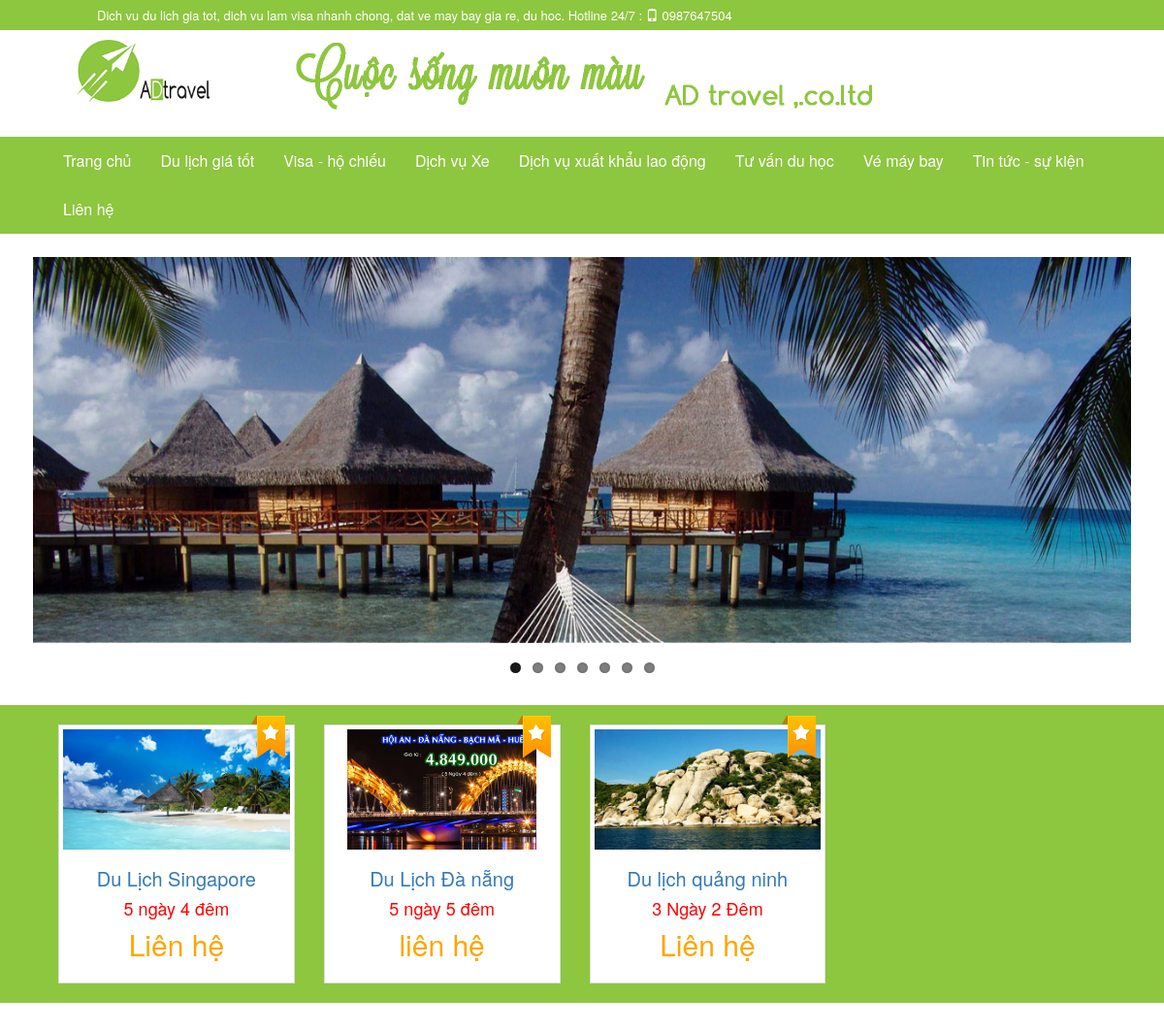
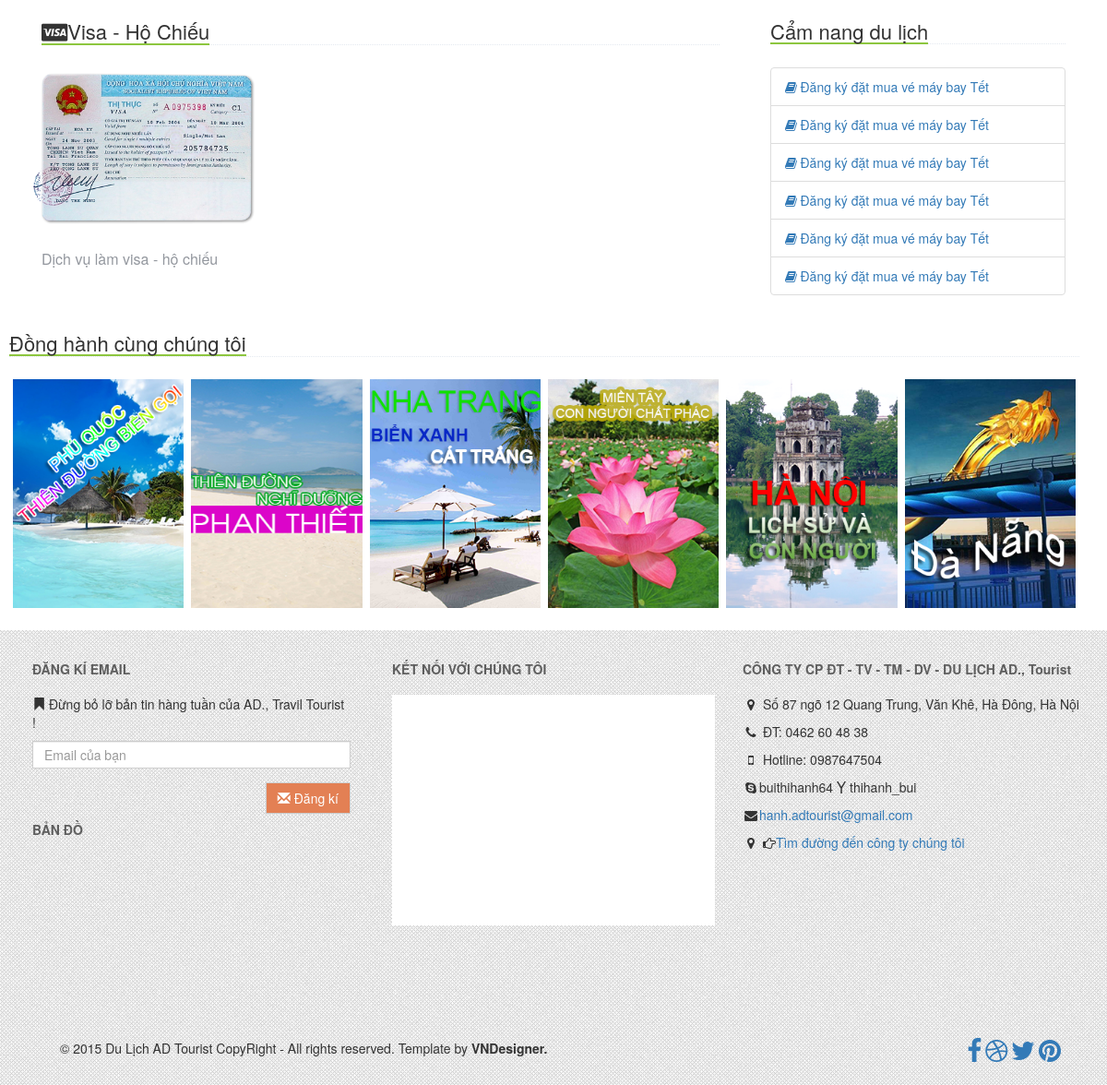
The page / on the database its author committed (2 pictures, top to bottom).
### tables this page shows
CREATE TABLE IF NOT EXISTS `tour_content` (
  `tour_content_code` int(11) NOT NULL AUTO_INCREMENT,
  `tour_region_code` int(11) NOT NULL,
  `title` varchar(255) NOT NULL,
  `time` varchar(20) NOT NULL,
  `total_cost` varchar(255) NOT NULL,
  `content` text,
  `content_cost` text,
  `description` varchar(255) DEFAULT NULL,
  `image` varchar(100) DEFAULT NULL,
  `update_at` datetime NOT NULL,
  `create_at` datetime NOT NULL,
  `tour_country_code` int(11) NOT NULL,
  `policy` text NOT NULL,
  PRIMARY KEY (`tour_content_code`)
);

CREATE TABLE IF NOT EXISTS `passport_visa_offers` (
  `passport_visa_offer_code` int(11) NOT NULL AUTO_INCREMENT,
  `passport_visa_code` int(11) NOT NULL,
  `title` varchar(255) NOT NULL,
  `description` varchar(255) NOT NULL,
  `content` text NOT NULL,
  `image` varchar(100) NOT NULL,
  `update_at` datetime NOT NULL,
  `create_at` datetime NOT NULL,
  PRIMARY KEY (`passport_visa_offer_code`)
);

CREATE TABLE IF NOT EXISTS `partners` (
  `partner_code` int(11) NOT NULL AUTO_INCREMENT,
  `partner_image` varchar(255) NOT NULL,
  `partner_link` varchar(255) NOT NULL,
  PRIMARY KEY (`partner_code`)
);

### controllers/home/index.php (called while the page is built, shortened)
<?php
	$tour = get_all('tour_content');
	$visa = get_all('passport_visa_offers');
	$partner = get_all('partners');
	require_once(BASEPATH.'view/home/index.php');
 ?>

### model/database.php (called while the page is built, shortened)
<?php
function get_all($table,$select = '*'){
	$sql = "SELECT $select FROM $table";
	$query = mysql_query($sql) or die(mysql_error());
	$data = array();
	if(mysql_num_rows($query) > 0)
	{
		while($row = mysql_fetch_assoc($query))
			$data[] = $row;
	}
	return $data;
}
?>

### view/home/show_tour.php (the view)
<?php
  foreach($tour as $value):
 ?>
<div class="col-md-3 tour">
    <div class="thumbnail tour_detail">
    	<a  href='index.php?controller=tour&amp;action=tour_detail&amp;tour_content_code=<?php echo $value["tour_content_code"] ?>'><img class="overimg"  src=<?php echo $value['image'] ?> alt="" class="responsive-img" /></a>
            <div class="caption">
               		<h4 class="text-center tour_title">
                  		<a href='index.php?controller=tour&amp;action=tour_detail&amp;tour_content_code=<?php echo $value["tour_content_code"] ?>'><?php echo $value['title'] ?></a>
               		</h4>
               		<h4 class="text-center tour_time">
               			  <?php echo $value['time'] ?>
               		</h4>
               		<h4 class="text-center tour_cost">
               			  <?php echo $value['total_cost'] ?>
               		</h4>
               </div>
    </div>
</div>
<?php endforeach ?>

### index.php (shortened to what this page needs)
<?php require_once('model/database.php'); ?>
<?php
if(isset($_GET['controller'])) $controller = $_GET['controller'];
else $controller = 'home';
if(isset($_GET['action'])) $action = $_GET['action'];
else $action = 'index';
$file = 'controllers/'.$controller.'/'.$action.'.php';
if(file_exists($file))
{
	require($file);
}
else
	echo 'error';
 ?>

### layout/head.php (shortened to what this page needs)
<!DOCTYPE html>
<html>
<head>
	<link rel="stylesheet" type="text/css" href='asset/css/bootstrap.min.css' />
	<link rel="stylesheet" type="text/css" href="asset/css/font-awesome.min.css">
	<link rel="stylesheet" type="text/css" href="asset/css/flexslider.css">
	<link rel="stylesheet" type="text/css" href="asset/css/style.css" />
</head>
<body>

### layout/header.php
<header>
	<div class="container-fluid top-bar-container">
		<div class="row">
       		<div class="col-md-12 col-top-bar">
           		<div class="top-bar">
                	<h1 class="top-bar-text"> Dich vu du lich gia tot, dich vu lam visa nhanh chong, dat ve may bay gia re, du hoc. Hotline 24/7 : <span><i class="glyphicon glyphicon-phone"></i>&nbsp;0987647504</span></h1>
                </div>
            </div>
        </div>
		<div class="row row-logo">
			<div  class="col-md-3" >
				<div class="logo">
					<a href="index.php">
                    	<img class="img-responsive" src="asset/image/common/logo.png" alt="Logo" />
                 	</a>
                 </div>
			</div>
			<div class="col-md-9 ">
				<img class="img-responsive" src="asset/image/common/banner.png" width="600" alt="banner" />
			</div>
		</div>
	</div>
</header>

### layout/navigation.php (shortened to what this page needs)
 <nav class="navbar navbar-default">
  <div class="container-fluid">
    <div class="collapse navbar-collapse" id="bs-example-navbar-collapse-1">
      <ul class="nav navbar-nav nav-center">
        <li>
  			<a href="index.php">Trang chủ</a>
        </li>
        <li class="dropdown">
          <a href="index.php?controller=tour" class="dropdown-toggle disabled" data-toggle="dropdown" role="button" aria-expanded="false">Du lịch giá tốt</a>
        </li>
        <li class="dropdown">
          <a href="index.php?controller=visa&amp;action=servicevisa" class="dropdown-toggle disabled" data-toggle="dropdown" role="button" aria-expanded="false">Visa - hộ chiếu</a>
        </li>
        <li>
          <a href="#" >Dịch vụ Xe</a>
        </li>
        <li>
          <a href="#" >Dịch vụ xuất khẩu lao động</a>
        </li>
        <li class="dropdown">
          <a href="#" class="dropdown-toggle" data-toggle="dropdown" role="button" aria-expanded="false">Tư vấn du học</a>
        </li>
        <li class="dropdown">
          <a href="#" class="dropdown-toggle" data-toggle="dropdown" role="button" aria-expanded="false">Vé máy bay</a>
        </li>
        <li class="dropdown">
          <a href="#" class="dropdown-toggle" data-toggle="dropdown" role="button" aria-expanded="false">Tin tức - sự kiện</a>
        </li>
        <li>
  			<a href="#">Liên hệ</a>
        </li>
      </ul>
    </div>
  </div>
</nav>

### layout/slider.php (shortened to what this page needs)
<div class="container-fluid">
	<div class="row">
		<div class="col-md-12">
			<div class="slider">
			<div class="flexslider">
				<ul class="slides">
					<li><img src="asset/image/slides/slider2.jpg" class="img-responsive" /> </li>
				</ul>
			</div>
			</div>
		</div>
	</div>
</div>

### view/home/index.php
<?php require_once('layout/head.php');?>
<?php require_once('layout/header.php'); ?>
<?php require_once('layout/navigation.php'); ?>
<?php require_once('layout/slider.php'); ?>
<div class="container-fluid tour-visa-new">
	<div class="row show_tour">
		<?php require_once(BASEPATH.'view/home/show_tour.php'); ?>
	</div>
	<div class="row show_visa_news">
		<?php require_once(BASEPATH.'view/home/show_visa_news.php'); ?>
	</div>
	<div class="row partner">
		<?php require_once(BASEPATH.'view/home/show_partner.php'); ?>
	</div>
</div>
<?php require_once('layout/footer.php'); ?>

### view/home/show_visa_news.php
<div class="col-md-8 visas-wrap">
	<div class="row visa_title">
		<h2><i class="fa fa-cc-visa"></i>Visa - Hộ Chiếu</h2>
	</div>
	<div class="row visa_content">
		<?php foreach ($visa as $value):?>
			<div class="col-md-4 col-sm-4 col-xs-6 visa-col">
				<div class="thumbnail visa-wrap">
					<a href="index.php?controller=visa&amp;action=servicevisa&amp;passport_visa_code=<?php echo $value['passport_visa_code']; ?>&amp;pass_offer=<?php echo $value['passport_visa_offer_code'] ?>"><img src=<?php echo $value['image'] ?> class="responsive-img overimg"></a>
					<div class="caption">
					<h3><a href="#"><?php echo $value['title'] ?></a></h3>
				</div>
			</div>
		</div>
		<?php endforeach ?>
	</div>
</div>
<div class="col-md-4 news-wrap">
	<div class="row news_title">
		<h2>Cẩm nang du lịch</h2>
	</div>
	<div class="row news_content" >
	<ul class="list-group">
		<li class="list-group-item"><a href="#"><i class="fa fa-book">&nbsp;</i>Đăng ký đặt mua vé máy bay Tết</a></li>
		<li class="list-group-item"><a href="#"><i class="fa fa-book">&nbsp;</i>Đăng ký đặt mua vé máy bay Tết</a></li>
		<li class="list-group-item"><a href="#"><i class="fa fa-book">&nbsp;</i>Đăng ký đặt mua vé máy bay Tết</a></li>
		<li class="list-group-item"><a href="#"><i class="fa fa-book">&nbsp;</i>Đăng ký đặt mua vé máy bay Tết</a></li>
		<li class="list-group-item"><a href="#"><i class="fa fa-book">&nbsp;</i>Đăng ký đặt mua vé máy bay Tết</a></li>
		<li class="list-group-item"><a href="#"><i class="fa fa-book">&nbsp;</i>Đăng ký đặt mua vé máy bay Tết</a></li>
	</ul>
	</div>
</div>

### view/home/show_partner.php
<div class="col-md-12 partner_wrap">
	<div class="partner_title row">
		<h3>Đồng hành cùng chúng tôi</h3>
	</div>
	<div class="partner_slide row">
		<div class="partner_slide_wrap">
			<?php foreach ($partner as $key) {
				echo '<div class="thumbnail col-md-2 col-xs-2 col-sm-2">';
					echo '<a href='.$key['partner_link'].'>'.'<img src="'.$key['partner_image'].'" class="overimg"></a>';
				echo '</div>';
			} ?>
		</div>
	</div>
</div>

### layout/footer.php (shortened to what this page needs)
<footer>
	<div class="container-fluid">
		<div class="row footer-top">
			<div class="col-md-4 footer-left">
				<div class="row">
					<h4 class="footer-title-lt">ĐĂNG KÍ EMAIL</h4>
					<p><i class="glyphicon glyphicon-bookmark"></i>&nbsp;Đừng bỏ lỡ bản tin hàng tuần của AD., Travil Tourist !</p>
					<form>
						<div class="form-group">
							<input type="email" class="form-control form-mail" placeholder="Email của bạn">
						</div>
						<button type="submit" class="btn btn-default btn-send-email pull-right"><i class="glyphicon glyphicon-envelope"></i>&nbsp;Đăng kí</button>
					</form>
				</div>
				<div class="row">
					<h4 class="footer-title-lb">BẢN ĐỒ</h4>
						<div class="widget-content">
							<iframe class="google-map" height="150" src="https://www.google.com/maps/embed?pb=!1m14!1m8!1m3!1d14898.666451596955!2d105.842974!3d21.005997!3m2!1i1024!2i768!4f13.1!3m3!1m2!1s0x0%3A0x7030dea9a0b16d02!2zVHLGsOG7nW5nIMSQ4bqhaSBo4buNYyBCw6FjaCBraG9hIEjDoCBO4buZaQ!5e0!3m2!1svi!2s!4v1426309165584"  frameborder="0" style="border:0"></iframe>
						</div>
				</div>
			</div>
			<div class="col-md-4 footer-mid">
				<h4 class="footer-title-mid">KẾT NỐI VỚI CHÚNG TÔI</h4>
                     <div class="fb-like-box"
                        data-height="250" data-colorscheme="light" data-show-faces="true"
                        data-header="false" data-stream="false" data-show-border="false">
						<iframe class="facebook" src="http://www.facebook.com/plugins/likebox.php?href=https://www.facebook.com/vndesignerbybkteam&amp;width=245&amp;colorscheme=light&amp;show_faces=true&amp;connections=9&amp;stream=false&amp;header=false&amp;height=270" scrolling="no" frameborder="0" scrolling="no" style="border: medium none; overflow: hidden; height: 250px;background:#fff;"></iframe>
                     </div>
			</div>
			<div class="col-md-4 footer-right">
				<H4 class="footer-title-right">CÔNG TY CP ĐT - TV - TM - DV - DU LỊCH AD., Tourist</H4>
           		<p><i class="fa fa-map-marker fa-fw"></i> Số 87 ngõ 12 Quang Trung, Văn Khê, Hà Đông, Hà Nội</p>
                <p><i class="fa fa-phone fa-fw"></i> ĐT: 0462 60 48 38</p>
                <p><i class="fa fa-mobile-phone fa-fw"></i> Hotline: 0987647504  </p>
                <p><i class="fa fa-skype fa-fw"></i>buithihanh64<i class="fa fa-yahoo fa-fw"></i>thihanh_bui</p>
                <p><i class="fa fa-envelope fa-fw"></i><a href="mailto:hanh.adtourist@gmail.com">hanh.adtourist@gmail.com</a></p>
                <p><i class="fa fa-map-marker fa-fw"></i>&nbsp;<i class="fa fa-hand-o-right"></i><a href="#">Tìm đường đến công ty chúng tôi</a></p>
			</div>
		</div>
		<div class="row footer-left">
			<div class="col-md-8">
				<p class="copyright">© 2015 Du Lịch AD Tourist CopyRight - All rights reserved. Template by <span>VNDesigner.</span></p>
			</div>
			<div class="col-md-4">
				<div class="pull-right soical">
			   <a href="https://www.facebook.com/vndesignerbybkteam"><i class="fa fa-facebook fa-2x fa"></i></a>
               <a href="#"><i class="fa fa-dribbble fa-2x"></i></a>
               <a href="#"><i class="fa fa-twitter fa-2x"></i></a>
               <a href="#"><i class="fa fa-pinterest fa-2x"></i></a>
			</div>
			</div>
		</div>
	</div>
</footer>
</body>

### asset/css/flexslider.css (style rules this page uses)
.slides, .slides > li, .flex-control-nav, .flex-direction-nav { margin: 0; padding: 0; list-style: none; }
.flexslider { margin: 0; padding: 0; }
.flexslider .slides > li { display: none; -webkit-backface-visibility: hidden; }
.flexslider .slides img { width: 100%; display: block; }
.flexslider .slides:after { content: "\0020"; display: block; clear: both; visibility: hidden; line-height: 0; height: 0; }
.flexslider { margin: 0 0 60px; background: #ffffff; border: 4px solid #ffffff; position: relative; zoom: 1; -webkit-border-radius: 4px; -moz-border-radius: 4px; border-radius: 4px; -webkit-box-shadow: '' 0 1px 4px rgba(0, 0, 0, 0.2); -moz-box-shadow: '' 0 1px 4px rgba(0, 0, 0, 0.2); -o-box-shadow: '' 0 1px 4px rgba(0, 0, 0, 0.2); box-shadow: '' 0 1px 4px rgba(0, 0, 0, 0.2); }
.flexslider .slides { zoom: 1; }
.flexslider .slides img { height: auto; }

### asset/css/style.css (style rules this page uses)
.top-bar-container { padding-right: 0px !important; padding-left: 0px !important; }
.top-bar { background-color: #8dc63f; }
.row { margin-right: 0px; }
.col-top-bar { padding-right: 0px; }
.top-bar-text { font-size: 13px; margin-top: 0px !important; padding: 8px 0px 8px 100px; color: white; }
.logo { margin-left: 80px; }
.logo img { max-width: 70% !important; }
nav { margin-top: 20px; font-size: 16px; }
.nav-center li a { color: gray; font-size: 16px; padding-bottom: 15px; }
.navbar-default .navbar-nav>li>a { color: white; }
.navbar-default { background-color: #8dc63f; border-color: #8dc63f; }
.navbar { border: 0px solid transparent !important; border-radius: 0px; }
.nav-center { padding-left: 20px; }
.btn-send-email { color: white; background-color: #E38054; border-radius: 0px; }
.form-mail { border-radius: 0px; height: 30px; }
footer { background-image: url('../image/common/footer.png'); }
.footer-title-lt, .footer-title-lb, .footer-title-mid, .footer-title-right { font-size: 14px; font-weight:bold; color: #5E5E5E; padding-bottom: 10px; }
.footer-left, .footer-mid, .footer-right { margin-top: 25px; }
.footer-left { padding-left:50px; }
.footer-mid { padding-left: 30px; }
.copyright span { font-weight:bold; cursor:pointer }
.soical { margin-right: 20px; }
.footer-left { padding-bottom: 20px; }
.google-map { width:100%; }
.facebook { width: 100%; }
.slider { padding-left: 15px; }
.tour_title { font-size: 20px; }
.tour_time { color: red; }
.tour_cost { color: orange; font-size: 30px; }
.show_tour { background-color: #8dc63f; padding-left: 60px; padding-right: 60px; margin-bottom: 30px; }
.thumbnail { border-radius: 0px; }
.tour { padding-top: 20px; }
.tour_detail > a > img, .tour_detai2 > a > img { height: 124px; }
.tour_detail::after { content: " "; background: url("../image/common/label.png") top center no-repeat; width: 35px; height: 44px; position: absolute; top: 11px; right: 25px; }
.visa_title h2 { font-size: 22px; border-bottom: 2px solid #8dc63f; display: inline-block; margin-bottom: -1px; }
.visa_title { border-bottom: 1px dotted #e4e9f0; display: block; margin-bottom: 25px; margin-left: 20px; }
.visa_content { margin-left: 7px; }
.caption h3 { font-size: 16px; color: #94989F; }
.caption h3 a { color: #94989F; }
.news_title h2 { font-size: 22px; display: inline-block; border-bottom: 2px solid #8dc63f; margin-bottom: -1px; }
.news_title { border-bottom: 1px dotted #e4e9f0; display: block; margin-bottom: 25px; margin-left: 10px; margin-right: 30px; }
.visa-wrap { border:0px; }
.visa-col { padding-left: 0px; padding-right: 0px; }
.tour-visa-new { padding-left: 0px; padding-right: 0px; }
.visas-wrap { padding-left: 40px; }
.news-wrap { padding-left: 30px; }
.news_content { margin-left: 10px; margin-right: 30px; }
.partner_title { display: block; border-bottom: 1px dotted #e4e9f0; margin-bottom: 20px; }
.partner_title h3 { font-size: 22px; border-bottom: 2px solid #8dc63f; display: inline-block; margin-bottom: 0px; }
.partner_wrap { padding-left: 40px; padding-right:30px; }
.partner_slide_wrap > .thumbnail { border : 0px; }

### rows shown on the page
tour_content: image (picture), title "Du Lịch Singapore", time "5 ngày 4 đêm", total_cost "Liên hệ"
tour_content: image (picture), title "Du Lịch Đà nẵng", time "5 ngày 5 đêm", total_cost "liên hệ"
tour_content: image (picture), title "Du lịch quảng ninh", time "3 Ngày 2 Đêm", total_cost "Liên hệ"
passport_visa_offers: image (picture), title "Dịch vụ làm visa - hộ chiếu"
partners: partner_image (picture)
partners: partner_image (picture)
partners: partner_image (picture)
partners: partner_image (picture)
partners: partner_image (picture)
partners: partner_image (picture)
